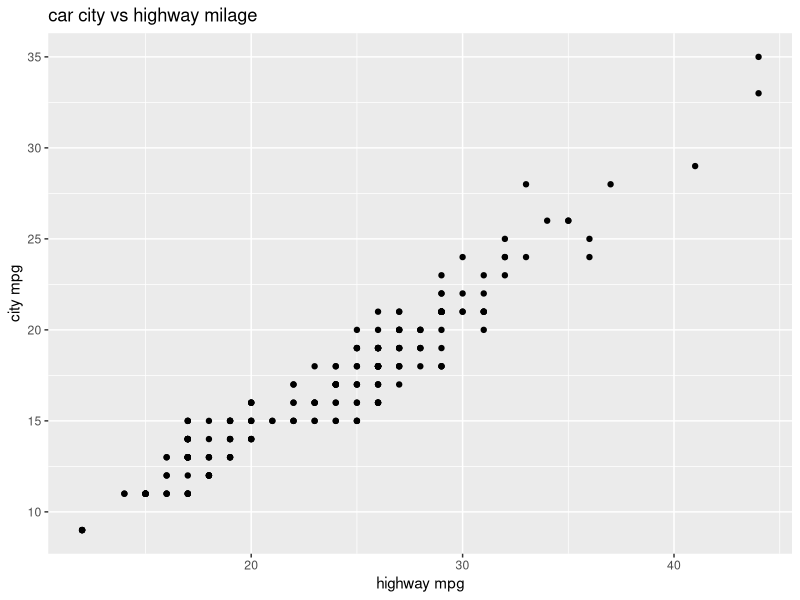
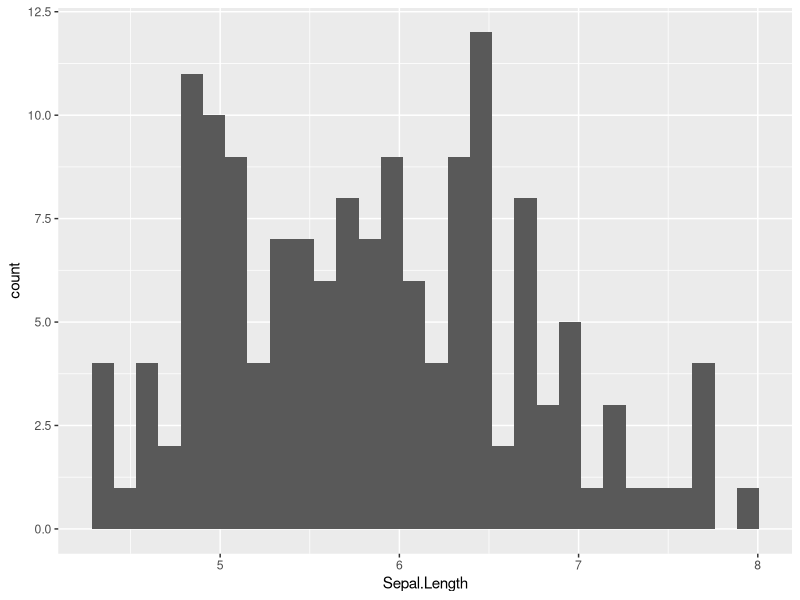
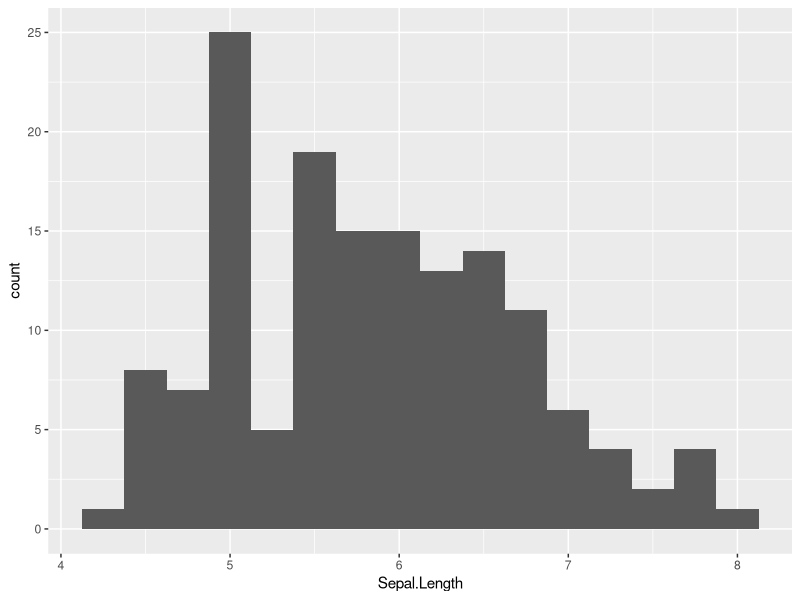
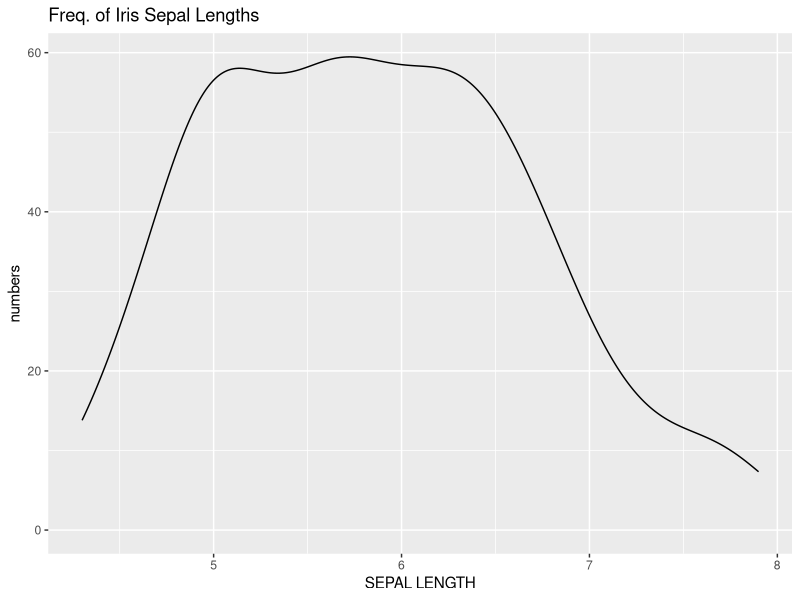
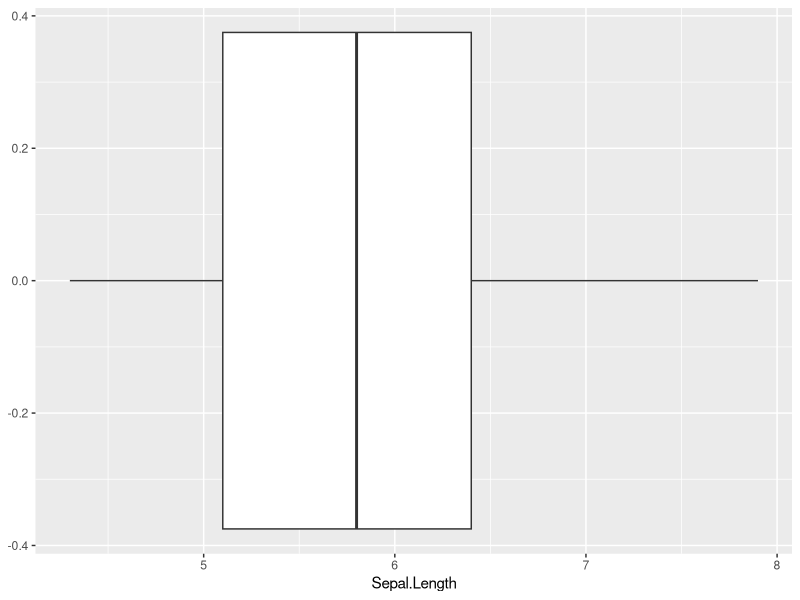
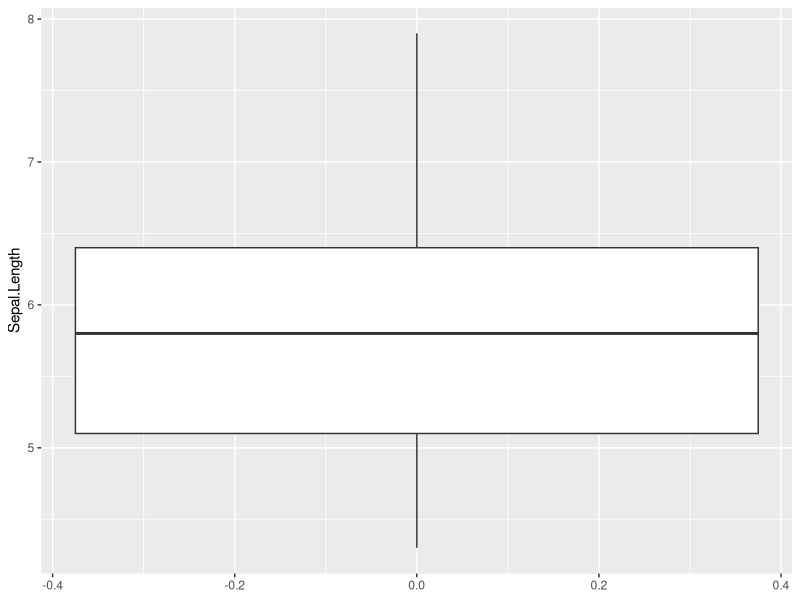
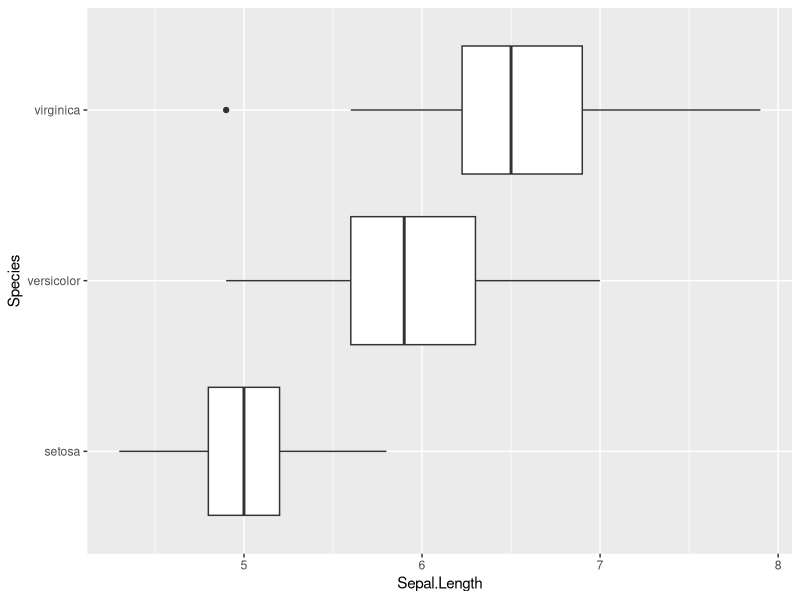
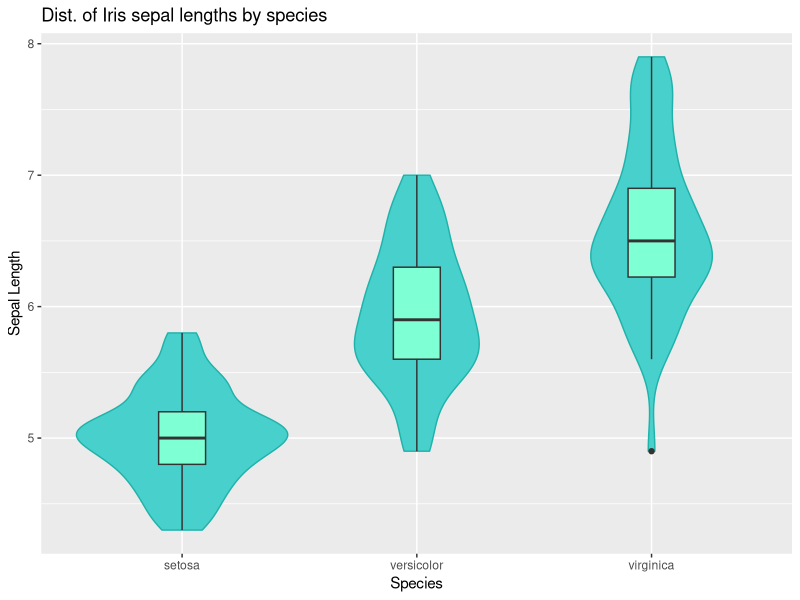

These charts were generated, in order, by the following R code:
#install req. packages
#install.packages("ggplot2")
install.packages(c("usethis", "credentials"))
#install.packages("dplyr")

##load req. packages
library(ggplot2)
library(dplyr)

## mpg dataset
Mpg <- ggplot2::mpg
str(Mpg)
?mpg

ggplot(data = Mpg, aes(x = hwy, y=cty)) +
  geom_point() +
  labs(x = "highway mpg",
       y = "city mpg",
       title = "car city vs highway milage")
##histogram
#we can set the number of bars with 'bins'
ggplot(data = iris, aes(x = Sepal.Length)) +
    geom_histogram(bins = 30) #default is 30

#we can set the size of bars with 'binwidth'
ggplot(data = iris, aes(x = Sepal.Length)) +
  geom_histogram(binwidth = 0.25)

head(iris)

##density plots
ggplot(data = iris, aes(x=Sepal.Length, y = after_stat(count)))+
  geom_density()+
  labs(title = "Freq. of Iris Sepal Lengths",
       x = "SEPAL LENGTH",
       y = "numbers")

##box plots
ggplot(data = iris, aes(x = Sepal.Length)) +
  geom_boxplot()

ggplot(data = iris, aes(y = Sepal.Length)) +
  geom_boxplot()

ggplot(data = iris, aes(x = Sepal.Length, y = Species)) +
  geom_boxplot()

##violin and box plots
ggplot(data =iris, aes(x = Species, y = Sepal.Length)) +
  geom_violin(color = "lightseagreen", fill = "mediumturquoise") +
  geom_boxplot(width = 0.2, fill = "aquamarine") + #can add plots together and colors
  labs(title = "Dist. of Iris sepal lengths by species",
       x = "Species",
       y = "Sepal Length")

#differenating categories by color
ggplot(data =iris, aes(x = Species, y = Sepal.Length, fill = Species)) +
  geom_violin() +
  geom_boxplot(width = 0.2, fill = "aquamarine") + #can add plots together and colors
  labs(title = "Dist. of Iris sepal lengths by species",
       x = "Species",
       y = "Sepal Length")

ggplot(data =iris, aes(x = Species, y = Sepal.Length)) +
  geom_violin(aes(fill=Species)) +
  geom_boxplot(width = 0.2, fill = "aquamarine") + #can add plots together and colors
  labs(title = "Dist. of Iris sepal lengths by species",
       x = "Species",
       y = "Sepal Length")

##bar plots
ggplot(data = iris, aes(x = Species, y = Sepal.Length, fill = Species)) +
  geom_bar(stat = "summary",
           fun = "mean")

##scatter plots
ggplot(data = iris, aes(x = Species, y = Sepal.Length)) +
  geom_point()

ggplot(data = iris, aes(x = Species, y = Sepal.Length)) +
  geom_jitter(width = 0.25)

ggsave("Plots/Example_jitterplot2")

##line plots
ggplot(data = iris, aes(x = Sepal.Length, y = Sepal.Width))+
  geom_point()+
  geom_line()

ggplot(data = iris, aes(x = Sepal.Length, y = Sepal.Width))+
  geom_point() +
  geom_line(stat = "summary", fun = "mean")

ggplot(data = iris, aes(x = Sepal.Length, y = Sepal.Width))+
  geom_point()+
  geom_smooth() #can remove grey section by adding se = F
  theme_minimal()  

##color scales
ggplot(data = iris, aes(x = Sepal.Length, y = Sepal.Width))+
  geom_point(aes(color = Species))
  scale_color_manual(values = c("yellow", "green", "lightblue"))


##factors
Mpg$year <- as.factor(Mpg$year)

iris$Species <- factor(iris$Species, levels = c("versicolor", "setosa", "virginica"))
  
  
  
  
  
  